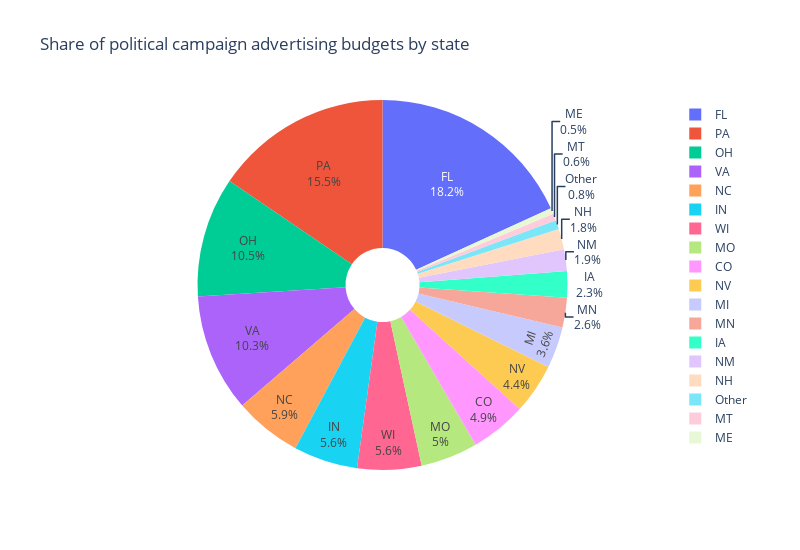

This figure's notebook cell:
### Code cell
trace = go.Pie(labels=table_2.State, values=table_2['% of total'], hole=0.2, textinfo='label+percent', sort=True)

layout = go.Layout(title='Share of political campaign advertising budgets by state')

fig = go.Figure(trace, layout)

fig.update_layout(
    autosize=False,
    width=800,
    height=550)

fig.show()

### Figure 1 — Plotly figure (JSON) as saved in the notebook; plotly's stock layout.template omitted (floating-point values rounded to 4 significant figures)
{"data": [{"hole": 0.2, "labels": ["FL", "PA", "OH", "VA", "NC", "IN", "WI", "MO", "CO", "NV", "MI", "MN", "IA", "NM", "NH", "MT", "ME", "Other"], "sort": true, "textinfo": "label+percent", "type": "pie", "values": [18.2, 15.5, 10.5, 10.3, 5.9, 5.6, 5.6, 5, 4.9, 4.4, 3.6, 2.6, 2.3, 1.9, 1.8, 0.6, 0.5, 0.8]}], "layout": {"autosize": false, "height": 550, "title": {"text": "Share of political campaign advertising budgets by state"}, "width": 800}}
